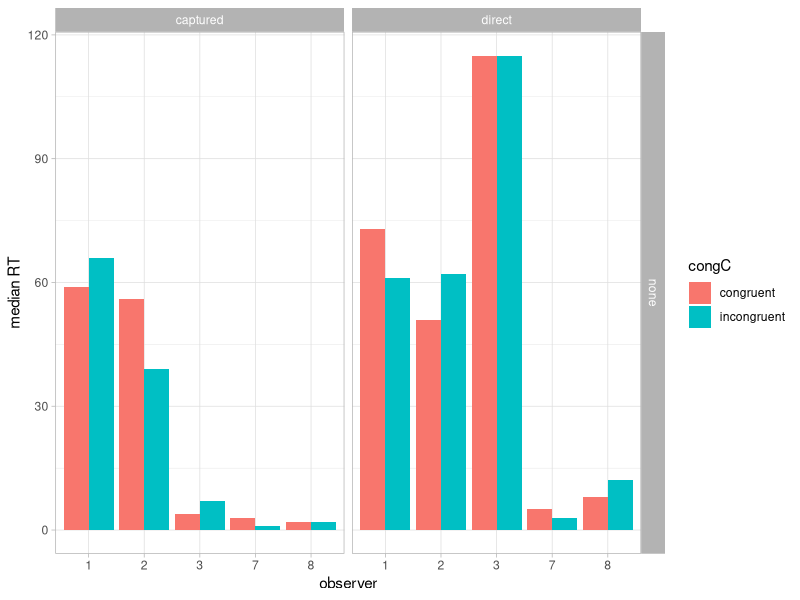

Generate this figure with R: (Note: this script raises an error after producing the figure.)
library(ggplot2)
library(lme4)
library(car)
library(dplyr)
fDat = read.csv("aoiFixationData.csv")
rDat = read.csv("responseCapture.csv")


fDat$observer = as.factor(fDat$observer)

# remove incorrect trials, and trials with NA pathlength
rDat$okTrial = 
	rDat$targDiscrim==1 &
	is.finite(rDat$pathLength) &
	rDat$RT > 0.150 & rDat$RT < 3

aggregate(okTrial ~ observer, rDat, "mean")

dat = filter(rDat, okTrial==1)


#  remove some outliers - for now, worst 1% of data
# dat = filter(dat, RT<= quantile(dat$RT, 0.99))

adat  = (filter(dat, congC!="no distracter")
		%>% group_by(observer, thought, captured, congC, distracter) 
		%>% summarise(
			medianRT=median(RT),
			nTrials = length(RT)))
write.csv(adat, "summaryData.txt", row.names=FALSE)
adat$observer = as.factor(adat$observer)


plt = ggplot(adat, aes(x=observer, y=nTrials, fill=congC))+geom_bar(stat="identity", position=position_dodge())
plt = plt + facet_grid(captured~thought)
plt = plt + theme_light()
plt = plt + scale_y_continuous(name="median RT")
ggsave("../plots/nTrialsByCondition.pdf", width=8, height=6)


plt = ggplot(filter(adat, captured!="none"), aes(x=observer, y=medianRT, fill=congC))+geom_bar(stat="identity", position=position_dodge())
plt = plt + facet_grid(captured~thought)
plt = plt + theme_bw()
plt = plt + scale_y_continuous(name="median RT")
ggsave("../plots/MedianRT.pdf", width=8, height=6)



adat = aggregate(RT ~observer+captured+congC+thought, filter(dat,congC!="no distracter"), "median")
icdat = select(filter(adat, congC=="incongruent"), observer, captured, thought, RT)
names(icdat)[4] = "incongruent_RT"
ccdat = select(filter(adat, congC=="congruent"), observer, captured, thought, RT)
names(ccdat)[4] = "congruent_RT"
compDat = merge(ccdat, icdat)
rm(icdat, ccdat)
compDat$RT_diff = compDat$incongruent_RT - compDat$congruent_RT 

# m = lmer(RT_diff ~ captured * thought + (captured + thought|observer), compDat)




cmpPlot = ggplot(compDat, aes(x=observer, y=RT_diff))+geom_bar(stat="identity")
cmpPlot = cmpPlot + facet_grid(captured~thought)
cmpPlot = cmpPlot + theme_linedraw()
cmpPlot = cmpPlot + scale_y_continuous(name="median incongruent RT - median congruent RT")
ggsave("../plots/differenceInMedianRT.pdf")

adat2  = (compDat 
		%>% group_by(captured, thought) 
		%>% summarise(
			meanRTdiff=mean(RT_diff), 
			nPeople=length(RT_diff),
			stder =sd(RT_diff)/sqrt(nPeople),
			lower = meanRTdiff-1.96*stder,
			upper = meanRTdiff+1.96*stder))

agPlt = ggplot(adat2, aes(x=captured, y=meanRTdiff, ymin=lower, ymax=upper, colour=thought))
agPlt = agPlt + geom_point() + geom_errorbar()
agPlt = agPlt + theme_light() + scale_y_continuous("mean incongruent - congruent RT")
agPlt = agPlt + scale_colour_brewer(palette = "Set1")
ggsave("../plots/meanRT.pdf", width=5, height=5)

# model <- lmer(RT ~ congC + captured + (thought + congC + captured | observer), data=filter(dat, congC!="no distracter"))

# model <- lmer(RT ~ congC * captured * thought + (thought + congC + captured | observer), filter(dat, congC!="no distracter"))